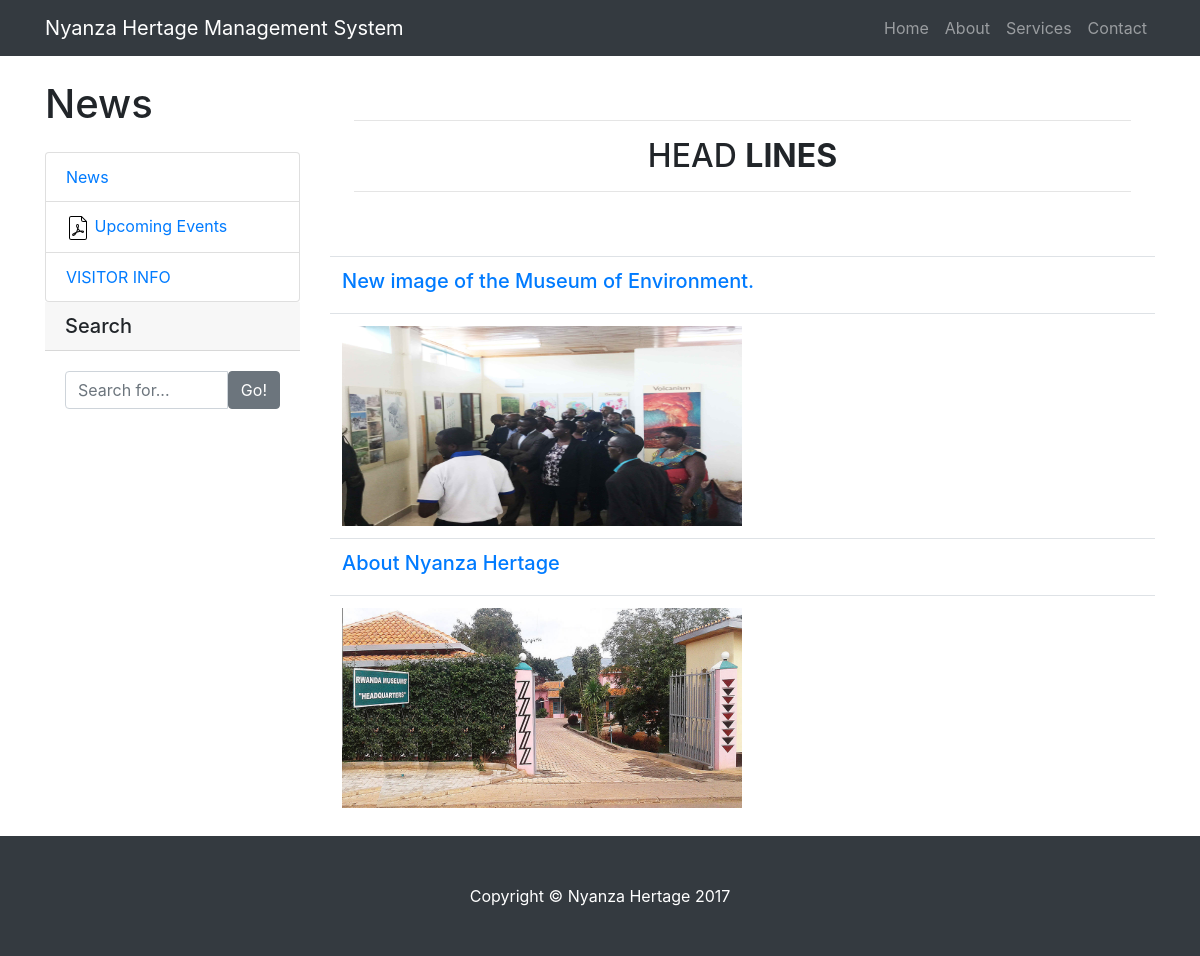
Page /news.php on the committed database.
### tables this page shows
CREATE TABLE IF NOT EXISTS `article` (
`artid` int(5) NOT NULL,
  `title` varchar(500) NOT NULL,
  `image` varchar(255) NOT NULL,
  `content` text NOT NULL,
  `time` datetime NOT NULL
);

### news.php (the view, shortened to what this page needs)
<?php
$con = mysql_connect("localhost","root","");
?>
<!DOCTYPE html PUBLIC "-//W3C//DTD XHTML 1.0 Transitional//EN" "http://www.w3.org/TR/xhtml1/DTD/xhtml1-transitional.dtd">
<html xmlns="http://www.w3.org/1999/xhtml">
<head>
<link href="bootstrap/css/bootstrap.min.css" rel="stylesheet" type="text/css" />
<link href="css/nyanza.css" rel="stylesheet">
</head>
</head>
<body>
    <nav class="navbar navbar-expand-lg navbar-dark bg-dark fixed-top">
      <div class="container">
        <a class="navbar-brand" href="index.php">Nyanza Hertage Management System</a>
        <div class="collapse navbar-collapse" id="navbarResponsive">
          <ul class="navbar-nav ml-auto">
            <li class="nav-item">
              <li class="nav-item">
              <a class="nav-link" href="index.php">Home
              </a>
            </li>
            <li class="nav-item">
              <a class="nav-link" href="about.php">About</a>
            </li>
            <li class="nav-item">
              <a class="nav-link" href="service.php">Services</a>
            </li>
            <li class="nav-item">
              <a class="nav-link" href="contact.php">Contact</a>
            </li>
          </ul>
        </div>
      </div>
    </nav>
    <div class="container">
      <div class="row">
        <div class="col-lg-3">
          <h1 class="my-4">News</h1>
          <div class="list-group">
		    <a href="news.php" class="list-group-item">News</a>
            <a class="list-group-item" href="Rwanda_Museums_Events_Calendar_2017-2018.pdf" target="_blank"><img src="pdf.PNG" /> Upcoming Events</a>
            <a href="visitor_info.php" class="list-group-item">VISITOR INFO</a>
          </div>
		 <h5 class="card-header">Search</h5>
            <div class="card-body">
			 <form action="search_Item.php" method="post">
              <div class="input-group">
                <input name="search" type="text" class="form-control" placeholder="Search for..." onKeyDown="searchq();">
                <span class="input-group-btn">
                  <button class="btn btn-secondary" type="button">Go!</button>
                </span>
			</div>
			</form>
		  </div>
        </div>
 <div class="col-lg-9">
          <div id="carouselExampleIndicators" class="carousel slide my-4" data-ride="carousel">
<div class="bg-faded p-4 my-4">
        <hr class="divider">
        <h2 class="text-center text-lg text-uppercase my-0">Head
          <strong>Lines</strong>
        </h2>
        <hr class="divider">
      </div>
          </div>
<table class="table">
<?php
$qry=mysql_query("SELECT * FROM article order by artid DESC ", $con);
?>
<?php
while($row=mysql_fetch_array($qry))
{
echo "<tr>";
echo "<td colspan='2'><h5><a href=display_news.php?artid=".$row['artid'].">".$row['title']."</a></h5></td>";
echo "</tr>";
echo "<tr>";
echo "<td colspan='2'><img src='upload/".$row['image']."' width=400 height=200></td>";
echo "</tr>";
}
?>
</table>
          </div>
</div>
</div>
    <footer class="py-5 bg-dark">
      <div class="container">
        <p class="m-0 text-center text-white">Copyright &copy; Nyanza Hertage 2017</p>
      </div>
    </footer>
</body>
</html>

### css/nyanza.css (style rules this page uses)
body { padding-top: 54px; }
@media (min-width: 992px) { body { padding-top: 56px; } }

### rows in the picture
article: title "New image of the Museum of Environment.", image (picture)
article: title "About Nyanza Hertage", image (picture)
